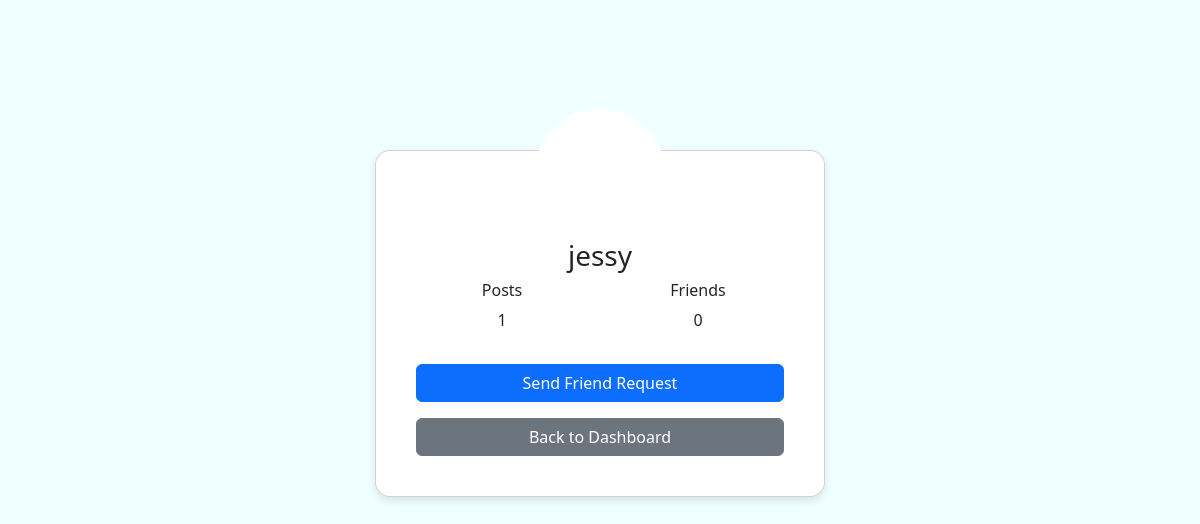
/Users/user_profile/jessy/ (signed in), run on an earlier commit of the app's database.
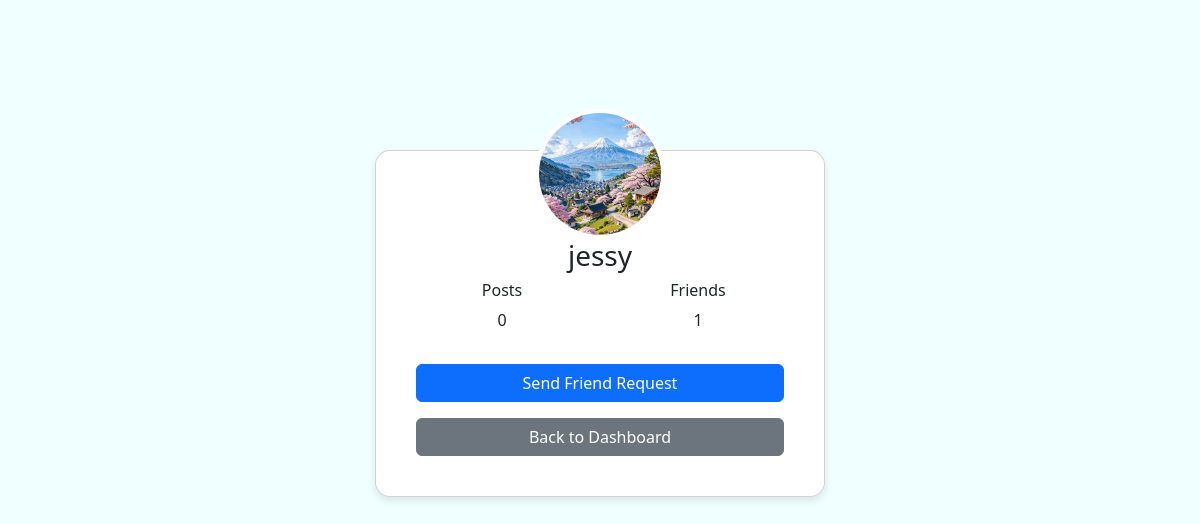
And on a later commit of the database.
### Users/models.py (models this page shows)
class kid_acc(models.Model):
    kid_id = models.CharField(max_length=100, primary_key=True)
    Email = models.EmailField(max_length=100)
    password = models.CharField(max_length=12)
    profile = models.ImageField(upload_to="Kid_profiles", blank=True, null=True)
    parent = models.ForeignKey(Parent_acc, on_delete=models.CASCADE, related_name='kids')
    friends = models.ManyToManyField('self', symmetrical=True, blank=True)
    blocked = models.BooleanField(default=False)
    bio = models.TextField(blank=True, null=True)

### Users/views.py (the view)
# urls.py: path("user_profile/<str:kid_id>/", views.user_profile, name="user_profile"),
def user_profile(request, kid_id):
    if 'kid_id' not in request.session:
        return redirect('kid_login')
    try:
        logged_in_kid = kid_acc.objects.get(kid_id=request.session['kid_id'])
        profile_kid = kid_acc.objects.get(kid_id=kid_id)
        friend_request = FriendRequest.objects.filter(from_kid=logged_in_kid, to_kid=profile_kid).first()
        already_sent = friend_request and friend_request.status == 'pending'
        already_friends = friend_request and friend_request.status == 'accepted'
        return render(request, 'user_profile.html', {
            'profile_kid': profile_kid,
            'already_sent': already_sent,
            'already_friends': already_friends
        })
    except kid_acc.DoesNotExist:
        return HttpResponse("User not found", status=404)

### templates/user_profile.html (shortened to what this page needs)
{% load static %}
<!DOCTYPE html>
<html>
  <head>
    <link
      href="https://cdn.jsdelivr.net/npm/bootstrap@5.3.0/dist/css/bootstrap.min.css"
      rel="stylesheet"
    />
  </head>
  <body>
    <div class="container">
      <div class="card text-center profile-card bg-white p-4">
        <div class="card-body">
          <div class="position-relative">
            <img
              src="{{ profile_kid.profile.url }}"
              class="profile-img position-absolute top-0 start-50 translate-middle"
              alt="Profile"
            />
          <h3 class="mt-5 mb-2">{{ profile_kid.kid_id }}</h3>
          <div class="row mb-3">
            <div class="col">
              <h6>Posts</h6>
              <p>{{ profile_kid.post_set.count }}</p>
            </div>
            <div class="col">
              <h6>Friends</h6>
              <p>{{ profile_kid.friends.count }}</p>
            </div>
          </div>
          {% if already_friends %}
          <div class="alert alert-success">You're already friends!</div>
          {% elif already_sent %}
          <div class="alert alert-warning">Friend request already sent.</div>
          {% else %}
          <form
            method="post"
            action="{% url 'send_request' profile_kid.kid_id %}"
          >
            <button class="btn btn-primary w-100">Send Friend Request</button>
          </form>
          {% endif %}
          <a
            href="{% url 'kid_dashboard' %}"
            class="btn btn-secondary w-100 mt-3"
            >Back to Dashboard</a
          >
        </div>
      </div>
    </div>
  </body>
</html>

What changed in the data, as far as the page shows it:
changed kid_acc "jessy": profile: a different picture; post_set.count "1" → "0"; friends.count "0" → "1"
